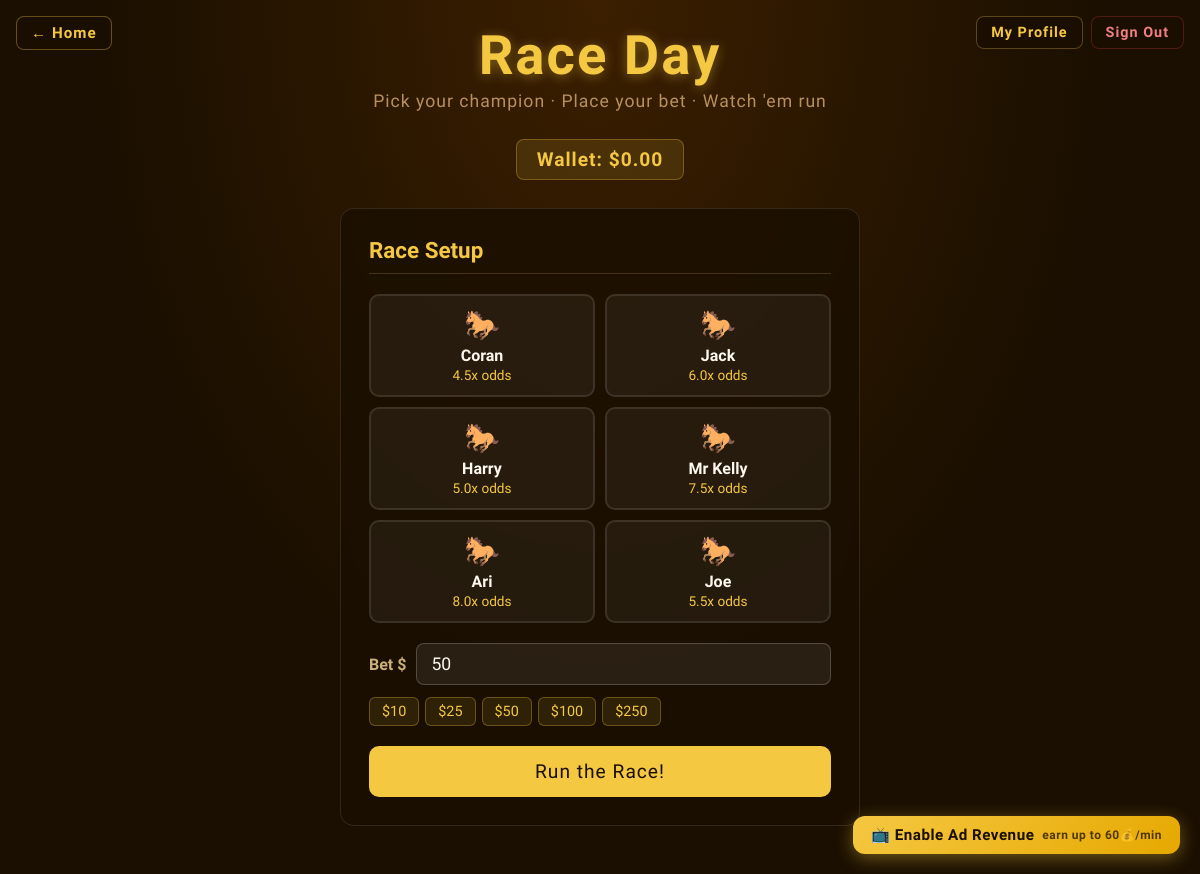
/race (signed in), run on an earlier commit of the app's database.
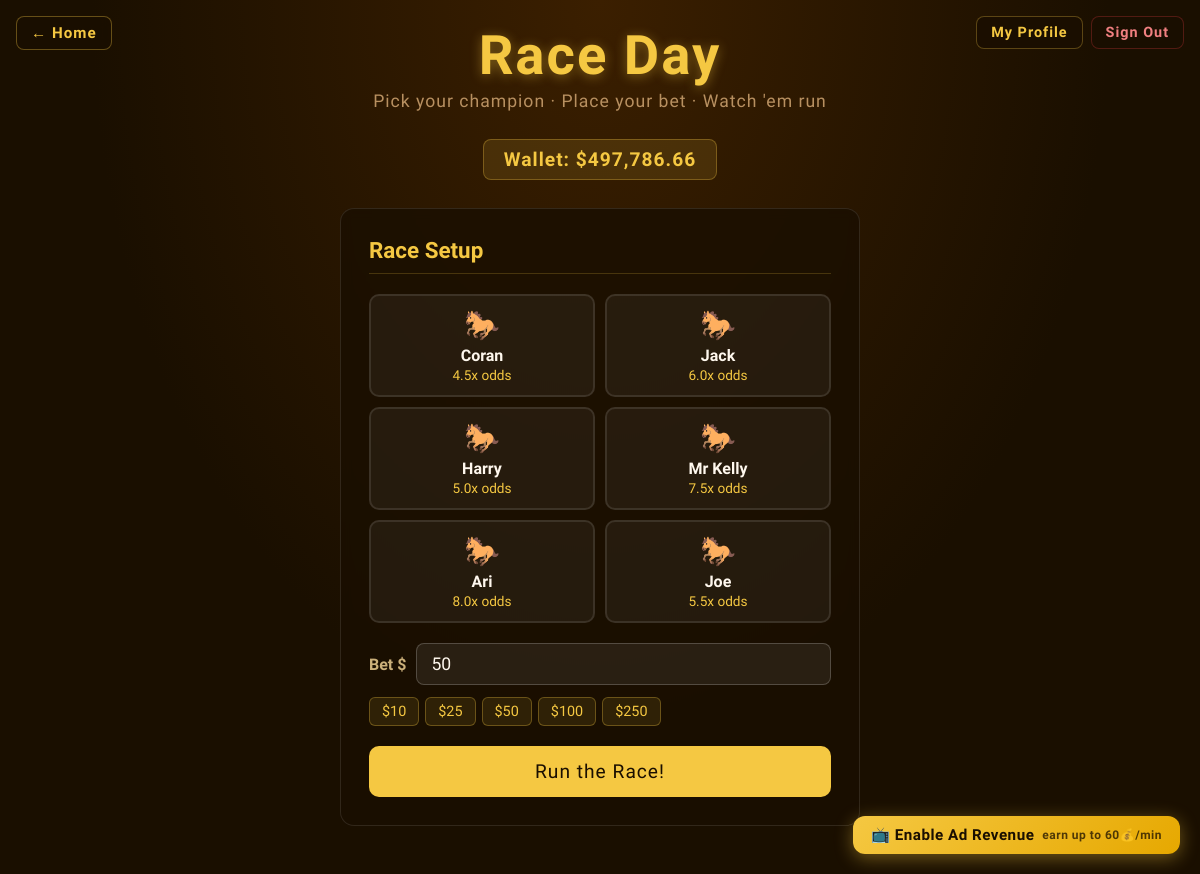
And on a later commit of the database.
### tables this page shows
CREATE TABLE users (
            id            INTEGER PRIMARY KEY AUTOINCREMENT,
            username      TEXT    NOT NULL UNIQUE,
            email         TEXT    NOT NULL UNIQUE,
            password_hash TEXT    NOT NULL,
            wallet        REAL    NOT NULL DEFAULT 1000.0,
            created_at    TEXT    NOT NULL
        );

### app.py (the view)
@app.route('/race')
@login_required
def race():
    penalty = session.pop('ad_penalty', False)
    return render_template('Race.html', horses=HORSES, user=current_user(), ad_penalty=penalty)

### app.py (called while the page is built)
def get_db():
    if 'db' not in g:
        g.db = sqlite3.connect(DATABASE)
        g.db.row_factory = sqlite3.Row   # access columns by name not teh index
    return g.db

def login_required(f):    #fragile ai thing
    @wraps(f)
    def decorated(*args, **kwargs):
        if 'user_id' not in session:
            return redirect(url_for('login'))
        return f(*args, **kwargs)
    return decorated

def current_user():
    if 'user_id' not in session:
        return None
    return get_db().execute('SELECT * FROM users WHERE id = ?', (session['user_id'],)).fetchone()

### Templates/Race.html (shortened to what this page needs)
<!DOCTYPE html>
<html lang="en">
<head>
</head>
<body data-ad-penalty="{% if ad_penalty is defined and ad_penalty %}true{% else %}false{% endif %}">
<a href="/" class="back-home">&#8592; Home</a>
<div class="nav-right">
  <a href="/profile" class="nav-pill">My Profile</a>
  <a href="/logout"  class="nav-pill logout">Sign Out</a>
</div>
<h1>Race Day</h1>
<p class="subtitle">Pick your champion &middot; Place your bet &middot; Watch 'em run</p>
<div class="wallet-bar">Wallet: $<span id="wallet-display">{% if user is defined and user %}{{ "%.2f"|format(user['wallet']) }}{% else %}1000.00{% endif %}</span></div>
<div class="setup-panel" id="setup-panel">
  <h2>Race Setup</h2>
  <div class="horse-grid" id="horse-grid">
    {% for horse in horses %}
    <div class="horse-card" data-id="{{ horse.id }}" data-name="{{ horse.name }}" data-odds="{{ horse.odds }}" onclick="selectHorse(this)">
      <div class="horse-icon">🐎</div>
      <div class="horse-name">{{ horse.name }}</div>
      <div class="horse-odds">{{ horse.odds }}x odds</div>
    </div>
    {% endfor %}
  </div>
  <div class="bet-row">
    <label>Bet $</label>
    <input type="number" id="bet-input" min="1" step="1" value="50" placeholder="50" />
  </div>
  <div class="quick-bets">
    <span class="quick-bet" onclick="setBet(10)">$10</span>
    <span class="quick-bet" onclick="setBet(25)">$25</span>
    <span class="quick-bet" onclick="setBet(50)">$50</span>
    <span class="quick-bet" onclick="setBet(100)">$100</span>
    <span class="quick-bet" onclick="setBet(250)">$250</span>
  </div>
  <button class="run-btn" id="run-btn" onclick="startRace()">Run the Race!</button>
</div>
<div class="confetti-wrap" id="confetti-wrap"></div>
<button class="ad-toggle-btn" id="ad-toggle-btn" onclick="window._adSystem.toggle()">
  📺 Enable Ad Revenue <span class="ad-earn-rate">earn up to 60💰/min</span>
</button>
</body>
</html>

What changed in the data, as far as the page shows it:
changed users: wallet "0.00" → "497,786.66"
